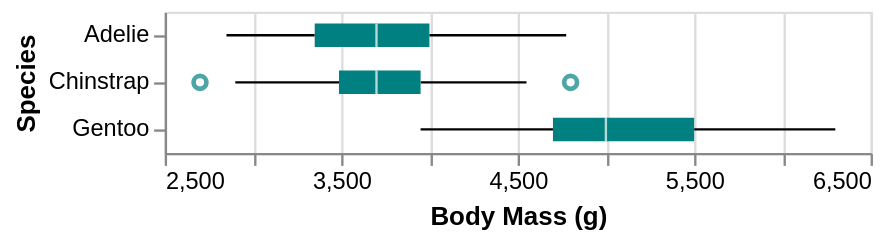

Express this chart as Vega-Lite.
### Vega-Lite specification from a JSON file in a GitHub repository (floating-point values rounded to 4 significant figures; data arrays with more than 128 entries replaced by an {"elided": "..."} marker saying what was removed)
{"$schema": "https://vega.github.io/schema/vega-lite/v4.json", "description": "A horizontal box plot showing median and lower and upper quartiles of the distribution of body mass of penguins.", "data": {"values": {"elided": "344 records"}}, "mark": "boxplot", "encoding": {"y": {"field": "Species", "type": "nominal"}, "x": {"field": "Body Mass (g)", "type": "quantitative", "scale": {"zero": false}}, "size": {"value": 10}, "color": {"value": "teal"}}}
